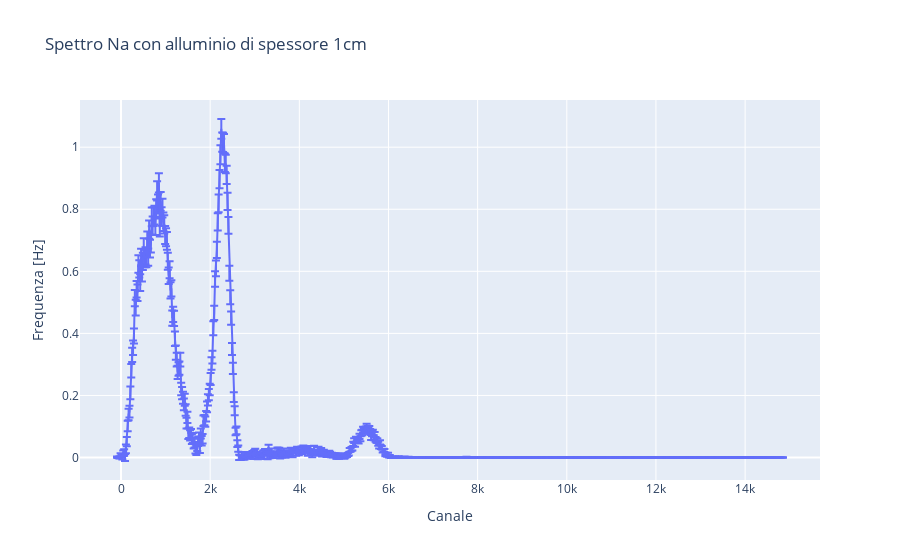

This figure's notebook cell:
### Code cell
'''

    ALLUMINIO 1CM

'''

segnale_1cm = pd.read_csv(r'C:\Users\Black\Desktop\Esperimentazioni di Nucleare e Subnucleare\SiPM\Spettrometria Gamma\BGO\Alluminio\Data\1cm.csv', sep=' \t', engine='python')
counts_1 = np.array(segnale_1cm['Counts'])
channel_1 = np.array(segnale_1cm['Channel'])

# calculating frequency and removing background noise
frequency_1 = frequency_converter(counts_1, time_signal=1200)
background_1 = SNIP_algorithm(frequency_1[0], iterations=15)
frequency_1 = (frequency_1[0] - background_1, frequency_1[1])

# plot
fig = px.line(x=channel_1, y=frequency_1[0], error_y=frequency_1[1], title='Spettro Na con alluminio di spessore 1cm', labels={'x':'Canale', 'y':'Frequenza [Hz]'})
fig.show()

trapz_integral_1 = trapz_integral(channel_1, frequency_1, [1700, 2650])

ls = LeastSquares(channel_1, frequency_1[0], frequency_1[1], func3)
m = Minuit(ls, A1=trapz_integral_1, mu1=2300, sigma1=400, A2=trapz_integral_1*0.1, mu2=2000, sigma2=100, A3=trapz_integral_1*0.2, mu3=1250, sigma3=200)
ls.mask = (channel_1 > 1250) & (channel_1 < 2650)
m.migrad()
m.hesse()
display(m)

area_tot = m.values['A1'] + m.values['A2']
err_area_tot = np.sqrt(m.errors['A1']**2 + m.errors['A2']**2)

print(f'Area picco con integrale trapezoidale: {trapz_integral_1:.2f}')
print(f'Area picco con integrale fit: {area_tot} ± {err_area_tot:.2f}')

intensità_511KeV.append(area_tot)
err_intensità_511KeV.append(err_area_tot)
intensità_trapz_511KeV.append(trapz_integral_1)

# plot
plt.subplots(figsize=(10, 6))
plt.errorbar(channel_1[60:160], frequency_1[0][60:160], yerr=frequency_1[1][60:160], fmt='.', label='Data', color='red', alpha=0.4)
x = np.linspace(1100, 3100, 2000)
y1 = func(x, m.values['A1'], m.values['mu1'], m.values['sigma1'])
plt.plot(x, y1, label='First peak', color='green')
y2 = func(x, m.values['A2'], m.values['mu2'], m.values['sigma2'])
plt.plot(x, y2, label='Second peak', color='blue')
y3 = func(x, m.values['A3'], m.values['mu3'], m.values['sigma3'])
plt.plot(x, y3, label='Compton Edge', color='orange')
y = func3(x, *m.values)
plt.plot(x, y, label='Total Fit', color='purple')
plt.xlabel('Channel')
plt.ylabel('Frequency [Hz]')
plt.title('Fit peak 511keV, Aluminum width 1cm')
# metti chi2 ridotto in legenda
fit_info = [f"$\\chi^2$/$n_\\mathrm{{dof}}$ = {m.fval:.1f} / {m.ndof:.0f} = {m.fval/m.ndof:.1f}",]
from scipy.stats import chi2
p_value = (1. - chi2.cdf(m.fval, df=m.ndof))
fit_info.append(f"P-value = {p_value:.3f}")
plt.legend(title="\n".join(fit_info), frameon=True)
plt.grid()
plt.show()

# calcolo errore sistematico DOWN
frequency_1 = frequency_converter(counts_1, time_signal=1200)
background_1 = SNIP_algorithm(frequency_1[0], iterations=16)
frequency_1 = (frequency_1[0] - background_1, frequency_1[1])

trapz_integral_1 = trapz_integral(channel_1, frequency_1, [1700, 2650])

ls = LeastSquares(channel_1, frequency_1[0], frequency_1[1], func3)
m = Minuit(ls, A1=trapz_integral_1, mu1=2300, sigma1=400, A2=trapz_integral_1*0.1, mu2=2000, sigma2=100, A3=trapz_integral_1*0.2, mu3=1250, sigma3=200)
ls.mask = (channel_1 > 1250) & (channel_1 < 2650)
m.migrad()
m.hesse()
display(m)

area_down = m.values['A1'] + m.values['A2']
print(f'Area picco con integrale fit: {area_down:.2f}')

# calcolo errore sistematico UP
frequency_1 = frequency_converter(counts_1, time_signal=1200)
background_1 = SNIP_algorithm(frequency_1[0], iterations=14)
frequency_1 = (frequency_1[0] - background_1, frequency_1[1])

trapz_integral_1 = trapz_integral(channel_1, frequency_1, [1700, 2650])

ls = LeastSquares(channel_1, frequency_1[0], frequency_1[1], func3)
m = Minuit(ls, A1=trapz_integral_1, mu1=2300, sigma1=400, A2=trapz_integral_1*0.1, mu2=2000, sigma2=100, A3=trapz_integral_1*0.2, mu3=1250, sigma3=200)
ls.mask = (channel_1 > 1250) & (channel_1 < 2650)
m.migrad()
m.hesse()
display(m)

area_up = m.values['A1'] + m.values['A2']
print(f'Area picco con integrale fit: {area_up:.2f}')

err_sistematico = abs(area_up - area_down)/2
err_sistematico_511KeV.append(err_sistematico)
print(f'Errore statistico: {err_area_tot:.2f}')
print(f'Errore sistematico: {err_sistematico:.2f}')

### Figure 1 — Plotly figure (JSON) as saved in the notebook; plotly's stock layout.template omitted (floating-point values rounded to 4 significant figures; data arrays with more than 128 entries replaced by an {"elided": "..."} marker saying what was removed)
{"data": [{"error_y": {"array": {"elided": "748 float values"}}, "hovertemplate": "Canale=%{x}<br>Frequenza [Hz]=%{y}<extra></extra>", "legendgroup": "", "line": {"color": "#636efa", "dash": "solid"}, "marker": {"symbol": "circle"}, "mode": "lines", "name": "", "orientation": "v", "showlegend": false, "type": "scatter", "x": {"elided": "748 int values"}, "xaxis": "x", "y": {"elided": "748 float values"}, "yaxis": "y"}], "layout": {"legend": {"tracegroupgap": 0}, "title": {"text": "Spettro Na con alluminio di spessore 1cm"}, "xaxis": {"anchor": "y", "domain": [0, 1], "title": {"text": "Canale"}}, "yaxis": {"anchor": "x", "domain": [0, 1], "title": {"text": "Frequenza [Hz]"}}}}
